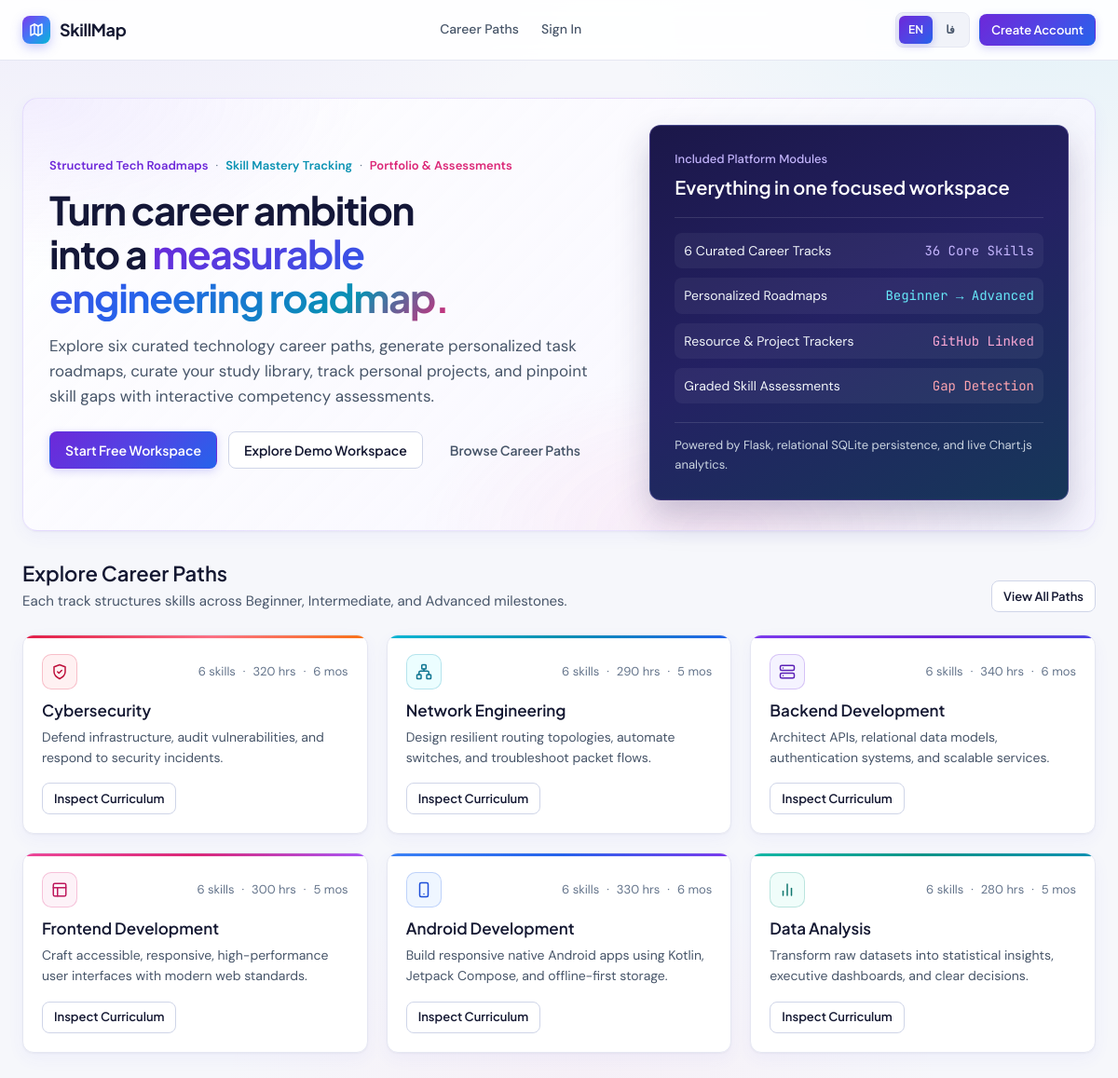
The page / on the database its author committed.
### tables this page shows
CREATE TABLE career_paths (
    id INTEGER PRIMARY KEY AUTOINCREMENT,
    slug TEXT NOT NULL UNIQUE,
    title TEXT NOT NULL UNIQUE,
    tagline TEXT NOT NULL,
    description TEXT NOT NULL,
    estimated_hours INTEGER NOT NULL CHECK (estimated_hours > 0),
    estimated_months INTEGER NOT NULL CHECK (estimated_months > 0),
    difficulty_summary TEXT NOT NULL,
    icon_name TEXT NOT NULL DEFAULT 'compass',
    accent_color TEXT NOT NULL DEFAULT '#4338CA',
    created_at DATETIME NOT NULL DEFAULT CURRENT_TIMESTAMP
);

### routes/main.py (the view)
@main_bp.route("/")
def index():
    if g.user is not None:
        return redirect(url_for("main.dashboard"))
    careers = query_all(
        """
        SELECT cp.*, COUNT(s.id) AS skill_count
        FROM career_paths cp
        LEFT JOIN skills s ON s.career_path_id = cp.id
        GROUP BY cp.id
        ORDER BY cp.id ASC
        """
    )
    return render_template("landing.html", careers=careers)

### templates/landing.html (shortened to what this page needs)
{% extends "base.html" %}
{% from "_macros.html" import career_icon %}
{% block public_content %}
<section class="hero-split">
  <div style="display: flex; flex-direction: column; justify-content: center;">
    <p class="meta-line" style="margin-bottom: 12px;">
      <span style="color: #6d28d9; font-weight: 600;">{{ t('landing.kicker_1') }}</span>
      <span aria-hidden="true">&middot;</span>
      <span style="color: #0891b2; font-weight: 600;">{{ t('landing.kicker_2') }}</span>
      <span aria-hidden="true">&middot;</span>
      <span style="color: #db2777; font-weight: 600;">{{ t('landing.kicker_3') }}</span>
    </p>
    <h1 class="hero-headline">
      {{ t('landing.headline_prefix') }} <span class="hero-gradient-text">{{ t('landing.headline_accent') }}</span>
    </h1>
    <p class="hero-lead">{{ t('landing.lead') }}</p>
    <div class="hero-actions">
      <a href="{{ url_for('auth.register') }}" class="btn btn-primary">{{ t('landing.cta_start') }}</a>
      <form action="{{ url_for('auth.demo_login') }}" method="POST" style="display: inline;">
        <button type="submit" class="btn btn-secondary">{{ t('landing.cta_demo') }}</button>
      </form>
      <a href="{{ url_for('careers.index') }}" class="btn btn-ghost">{{ t('landing.cta_browse') }}</a>
    </div>
  </div>
  <div class="hero-preview-panel">
    <div>
      <div style="font-size: 0.8125rem; color: #c4b5fd; font-weight: 500; margin-bottom: 6px;">{{ t('landing.panel_kicker') }}</div>
      <h2 style="color: #ffffff; font-size: 1.25rem;">{{ t('landing.panel_title') }}</h2>
    </div>
    <div class="stack-sm" style="border-top: 1px solid rgba(255,255,255,0.12); padding-top: 16px;">
      <div class="hero-module-row">
        <span style="color: #f1f5f9;">{{ t('landing.mod_1_label') }}</span>
        <span class="font-mono" style="color: #c4b5fd;">{{ t('landing.mod_1_val') }}</span>
      </div>
      <div class="hero-module-row">
        <span style="color: #f1f5f9;">{{ t('landing.mod_2_label') }}</span>
        <span class="font-mono" style="color: #67e8f9;">{{ t('landing.mod_2_val') }}</span>
      </div>
      <div class="hero-module-row">
        <span style="color: #f1f5f9;">{{ t('landing.mod_3_label') }}</span>
        <span class="font-mono" style="color: #f9a8d4;">{{ t('landing.mod_3_val') }}</span>
      </div>
      <div class="hero-module-row">
        <span style="color: #f1f5f9;">{{ t('landing.mod_4_label') }}</span>
        <span class="font-mono" style="color: #fda4af;">{{ t('landing.mod_4_val') }}</span>
      </div>
    </div>
    <div style="border-top: 1px solid rgba(255,255,255,0.12); padding-top: 14px; font-size: 0.8125rem; color: #cbd5e1;">
      {{ t('landing.panel_footer') }}
    </div>
  </div>
</section>
<section style="margin-top: 32px;">
  <div class="page-header">
    <div>
      <h2 style="font-size: 1.375rem;">{{ t('landing.explore_heading') }}</h2>
      <p class="page-subtitle">{{ t('landing.explore_sub') }}</p>
    </div>
    <a href="{{ url_for('careers.index') }}" class="btn btn-secondary btn-sm">{{ t('landing.view_all_paths') }}</a>
  </div>
  <div class="grid-3">
    {% for career in careers %}
      <article class="surface-card career-card career-theme--{{ career.slug }}" style="display: flex; flex-direction: column; justify-content: space-between; gap: 16px;">
        <div>
          <div style="display: flex; align-items: center; justify-content: space-between; gap: 12px; margin-bottom: 12px;">
            <span class="career-emblem">{{ career_icon(career.slug) }}</span>
            <div class="meta-line">
              <span class="tabular-nums">{{ t('common.skills_count', count=career.skill_count) }}</span>
              <span aria-hidden="true">&middot;</span>
              <span class="tabular-nums">{{ career.estimated_hours }} {{ t('common.hours_short') }}</span>
              <span aria-hidden="true">&middot;</span>
              <span class="tabular-nums">{{ career.estimated_months }} {{ t('common.months_short') }}</span>
            </div>
          </div>
          <h3 style="font-size: 1.0625rem;">{{ t_career_field(career.slug, 'title', career.title) }}</h3>
          <p style="margin-top: 6px; font-size: 0.875rem; color: var(--text-secondary);">
            {{ t_career_field(career.slug, 'tagline', career.tagline) }}
          </p>
        </div>
        <div>
          <a href="{{ url_for('careers.detail', slug=career.slug) }}" class="btn btn-secondary btn-sm">{{ t('landing.inspect_curriculum') }}</a>
        </div>
      </article>
    {% endfor %}
  </div>
</section>
{% endblock %}

### templates/_macros.html (shortened to what this page needs)
{% macro career_icon(slug, size=18) %}
  {% if slug == 'cybersecurity' %}
    <svg width="{{ size }}" height="{{ size }}" viewBox="0 0 24 24" fill="none" stroke="currentColor" stroke-width="2" stroke-linecap="round" stroke-linejoin="round" aria-hidden="true">
      <path d="M12 22s8-4 8-10V5l-8-3-8 3v7c0 6 8 10 8 10z"/>
      <path d="M9 12l2 2 4-4"/>
    </svg>
  {% elif slug == 'network-engineering' %}
    <svg width="{{ size }}" height="{{ size }}" viewBox="0 0 24 24" fill="none" stroke="currentColor" stroke-width="2" stroke-linecap="round" stroke-linejoin="round" aria-hidden="true">
      <rect x="9" y="2" width="6" height="6" rx="1"/>
      <rect x="2" y="16" width="6" height="6" rx="1"/>
      <rect x="16" y="16" width="6" height="6" rx="1"/>
      <path d="M5 16v-3a2 2 0 0 1 2-2h10a2 2 0 0 1 2 2v3"/>
      <line x1="12" y1="8" x2="12" y2="11"/>
    </svg>
  {% elif slug == 'backend-development' %}
    <svg width="{{ size }}" height="{{ size }}" viewBox="0 0 24 24" fill="none" stroke="currentColor" stroke-width="2" stroke-linecap="round" stroke-linejoin="round" aria-hidden="true">
      <rect x="2" y="3" width="20" height="7" rx="2"/>
      <rect x="2" y="14" width="20" height="7" rx="2"/>
      <line x1="6" y1="6.5" x2="6.01" y2="6.5"/>
      <line x1="6" y1="17.5" x2="6.01" y2="17.5"/>
    </svg>
  {% elif slug == 'frontend-development' %}
    <svg width="{{ size }}" height="{{ size }}" viewBox="0 0 24 24" fill="none" stroke="currentColor" stroke-width="2" stroke-linecap="round" stroke-linejoin="round" aria-hidden="true">
      <rect x="3" y="3" width="18" height="18" rx="2"/>
      <line x1="3" y1="9" x2="21" y2="9"/>
      <line x1="9" y1="21" x2="9" y2="9"/>
    </svg>
  {% elif slug == 'android-development' %}
    <svg width="{{ size }}" height="{{ size }}" viewBox="0 0 24 24" fill="none" stroke="currentColor" stroke-width="2" stroke-linecap="round" stroke-linejoin="round" aria-hidden="true">
      <rect x="6" y="2" width="12" height="20" rx="2"/>
      <line x1="12" y1="18" x2="12.01" y2="18"/>
    </svg>
  {% else %}
    <svg width="{{ size }}" height="{{ size }}" viewBox="0 0 24 24" fill="none" stroke="currentColor" stroke-width="2" stroke-linecap="round" stroke-linejoin="round" aria-hidden="true">
      <line x1="18" y1="20" x2="18" y2="10"/>
      <line x1="12" y1="20" x2="12" y2="4"/>
      <line x1="6" y1="20" x2="6" y2="14"/>
    </svg>
  {% endif %}
{% endmacro %}

### rows shown on the page
career_paths: {{ size }} 18 (drawn), t "6 skills", estimated_hours "320", t "hrs", estimated_months "6", t "mos", slug+title "Cybersecurity", slug+tagline "Defend infrastructure, audit vulnerabilities, and respond to security incidents.", t "Inspect Curriculum"
career_paths: {{ size }} 18 (drawn), t "6 skills", estimated_hours "290", t "hrs", estimated_months "5", t "mos", slug+title "Network Engineering", slug+tagline "Design resilient routing topologies, automate switches, and troubleshoot packet flows.", t "Inspect Curriculum"
career_paths: {{ size }} 18 (drawn), t "6 skills", estimated_hours "340", t "hrs", estimated_months "6", t "mos", slug+title "Backend Development", slug+tagline "Architect APIs, relational data models, authentication systems, and scalable services.", t "Inspect Curriculum"
career_paths: {{ size }} 18 (drawn), t "6 skills", estimated_hours "300", t "hrs", estimated_months "5", t "mos", slug+title "Frontend Development", slug+tagline "Craft accessible, responsive, high-performance user interfaces with modern web standards.", t "Inspect Curriculum"
career_paths: {{ size }} 18 (drawn), t "6 skills", estimated_hours "330", t "hrs", estimated_months "6", t "mos", slug+title "Android Development", slug+tagline "Build responsive native Android apps using Kotlin, Jetpack Compose, and offline-first storage.", t "Inspect Curriculum"
career_paths: {{ size }} 18 (drawn), t "6 skills", estimated_hours "280", t "hrs", estimated_months "5", t "mos", slug+title "Data Analysis", slug+tagline "Transform raw datasets into statistical insights, executive dashboards, and clear decisions.", t "Inspect Curriculum"

### other values the page prints
{{ t('app.name') }} "SkillMap"
{{ t('nav.career_paths') }} "Career Paths"
{{ t('nav.sign_in') }} "Sign In"
{{ t('lang.en') }} "EN"
{{ t('lang.fa') }} "فا"
{{ t('nav.create_account') }} "Create Account"
{{ t('landing.kicker_1') }} "Structured Tech Roadmaps"
{{ t('landing.kicker_2') }} "Skill Mastery Tracking"
{{ t('landing.kicker_3') }} "Portfolio & Assessments"
{{ t('landing.headline_prefix') }} "Turn career ambition into a"
{{ t('landing.lead') }} "Explore six curated technology career paths, generate personalized task roadmaps, curate your study library, track personal projects, and pinpoint skill gaps with interactive competency assessments."
{{ t('landing.cta_start') }} "Start Free Workspace"
{{ t('landing.cta_demo') }} "Explore Demo Workspace"
{{ t('landing.cta_browse') }} "Browse Career Paths"
{{ t('landing.panel_kicker') }} "Included Platform Modules"
